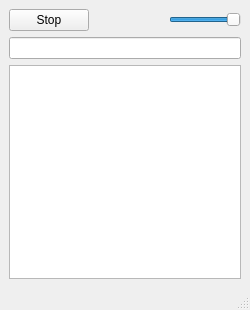
<?xml version="1.0" encoding="UTF-8"?>
<ui version="4.0">
 <class>MainWindow</class>
 <widget class="QMainWindow" name="MainWindow">
  <property name="geometry">
   <rect>
    <x>0</x>
    <y>0</y>
    <width>250</width>
    <height>310</height>
   </rect>
  </property>
  <property name="windowTitle">
   <string>Audio2Mic</string>
  </property>
  <widget class="QWidget" name="centralwidget">
   <layout class="QGridLayout" name="gridLayout">
    <item row="0" column="3">
     <widget class="QSlider" name="volumeSlider">
      <property name="value">
       <number>99</number>
      </property>
      <property name="orientation">
       <enum>Qt::Horizontal</enum>
      </property>
     </widget>
    </item>
    <item row="0" column="0" colspan="2">
     <widget class="QPushButton" name="stopbtn">
      <property name="text">
       <string>Stop</string>
      </property>
     </widget>
    </item>
    <item row="2" column="0" colspan="4">
     <widget class="QListWidget" name="listWidget"/>
    </item>
    <item row="1" column="0" colspan="4">
     <widget class="QLineEdit" name="pathEdit"/>
    </item>
    <item row="0" column="2">
     <spacer name="horizontalSpacer">
      <property name="orientation">
       <enum>Qt::Horizontal</enum>
      </property>
      <property name="sizeHint" stdset="0">
       <size>
        <width>40</width>
        <height>20</height>
       </size>
      </property>
     </spacer>
    </item>
   </layout>
  </widget>
  <widget class="QMenuBar" name="menubar">
   <property name="geometry">
    <rect>
     <x>0</x>
     <y>0</y>
     <width>250</width>
     <height>21</height>
    </rect>
   </property>
  </widget>
  <widget class="QStatusBar" name="statusbar"/>
 </widget>
 <resources/>
 <connections/>
</ui>
